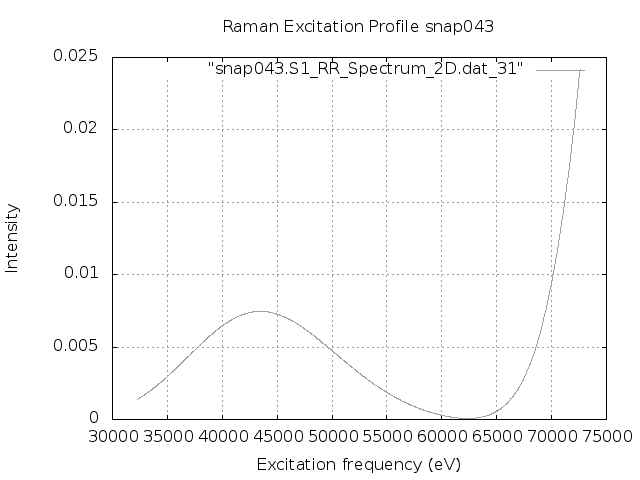

Recreate this plot in gnuplot.
set terminal png
set output "snap043.S1.REP_frozen.png"
set xlabel 'Excitation frequency (eV)'
set ylabel 'Intensity'
set title "Raman Excitation Profile snap043"
set grid
set autoscale
plot "snap043.S1_RR_Spectrum_2D.dat_31" with lines lc "blue"
exit
